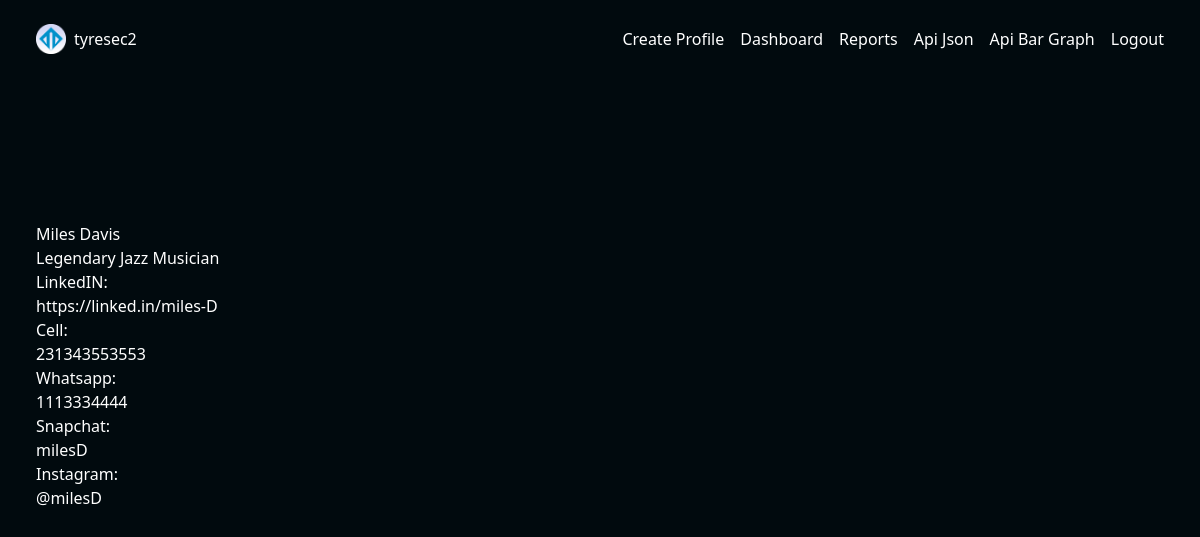
Screenshot of /profile/slug/milesD/ (signed in) with the database file from the repository.
### cardManager/models.py (models this page shows, shortened)
class Profile(models.Model):
	profile_id = models.AutoField(primary_key=True)
	owner = models.OneToOneField(Owner, on_delete=models.CASCADE, related_name='profile')
	name = models.CharField(max_length=60)
	bio = models.TextField(blank=True)
	profile_slug = models.CharField(max_length=25)
	cell = models.CharField(max_length=12, blank=True)
	linked_in = models.URLField(max_length=200, blank=True)
	snapchat = models.CharField(max_length=50, blank=True)
	profile_photo = models.ImageField(upload_to='userPhotos/profile/', blank=True)
	banner_photo = models.ImageField(upload_to='userPhotos/banners/', blank=True)
	instagram = models.CharField(max_length=50, blank=True)
	whatsapp = models.CharField(max_length=12, blank=True)
	date_created = models.DateTimeField(default=timezone.now, editable=False)
	class Meta:
		constraints = [
			UniqueConstraint(fields=['profile_slug'], name='unique_profile_slug')
		]

### cardManager/views.py (the view)
# urls.py: path('profile/slug/<str:profile_slug>/', views.ProfileDetail.as_view(), name='profile_view'),
class ProfileDetail(DetailView):
	model = Profile
	template_name = 'cardManager/profile.html'
	slug_field = 'profile_slug'
	slug_url_kwarg = 'profile_slug'

### cardManager/templates/cardManager/profile.html (shortened to what this page needs)
{% extends 'cardManager/base.html'%}
{% block content %}
	{% if profile.name %}
		<p>{{ profile.name }}</p>
	{% endif %}
	{% if profile.bio %}
		<p>{{ profile.bio }}</p>
	{% endif %}
	{% if profile.linked_in %}
		<p>LinkedIN: </p>
		<p>{{ profile.linked_in }}</p>
	{% endif %}
	{% if profile.cell %}
		<p>Cell: </p>
		<p>{{ profile.cell }}</p>
	{% endif %}
	{% if profile.whatsapp %}
		<p>Whatsapp: </p>
		<p>{{ profile.whatsapp }}</p>
	{% endif %}
	{% if profile.snapchat %}
		<p>Snapchat: </p>
		<p>{{ profile.snapchat }}</p>
	{% endif %}
	{% if profile.instagram %}
		<p>Instagram: </p>
		<p>{{ profile.instagram }}</p>
	{% endif %}
{% endblock %}

### cardManager/templates/cardManager/base.html (shortened to what this page needs)
{% load static %}
{% now "U" as tz %}
<!DOCTYPE html>
<html lang="en">
<head>
	<link rel="stylesheet" href="https://cdn.jsdelivr.net/npm/@fortawesome/fontawesome-free@6.6.0/css/fontawesome.min.css">
	<link rel="stylesheet" href="{% static "css/base.css" %}?v={{ tz }}">
	<link rel="stylesheet" href="{% static "css/cards.css" %}?v={{ tz }}">
	<link rel="stylesheet" href="{% static "css/forms.css" %}?v={{ tz }}">
	<script src="https://cdn.jsdelivr.net/npm/@tailwindcss/browser@4"></script>
</head>
<body class="min-h-[100vh] bkg-gradient text-white">
	<nav class="w-[100vw] py-6 px-9 flex justify-between items-center">
		<div class="flex gap-2 items-center" name="icon-and-navbar-header">
			<img src="{% static 'imgs/logo.png' %}" alt="" class="w-[30px] h-[30px] rounded">
			{% if request.user.is_authenticated %}
				<a href="{% url 'dashboard_view' %}" class="text-white">
					<span>{{ request.user }}</span>
				</a>
			{% else %}
				<a href="{% url 'homepage_view' %}" class="text-white">
					<span>TC Digital</span>
				</a>
			{% endif %}
		</div>
		<div class="flex gap-4" name="navbar-links">
			{% if request.user.is_authenticated %}
	            {% if user.profile %}
	           		<a href="{{ user.profile.get_absolute_url }}">
	            		View my Profile
	            	</a>
	            	<a href="{{ user.profile.get_update_url }}">
	            		Edit Profile
	            	</a>
	            {% else %}
	            	<a href="{% url 'profile_create_view' %}">Create Profile</a>
	            {% endif %}
		        <a href="{% url 'dashboard_view' %}">Dashboard</a>
		        <a href="{% url 'stats_view' %}">Reports</a>
		        <a href="{% url 'api_daily_usage_view' %}">Api Json</a>
		        <a href="{% url 'daily_usage_graph_png_view' %}">Api Bar Graph</a>
		        <form action="{% url 'logout_view' %}" method="post">
		        	<input type="submit" value="Logout"/>
		        </form>
	        {% else %}
	        	<a href="{% url 'login_view' %}">Login</a>
	        	<a href="{% url 'signup_view' %}">Create Account</a>
	        {% endif %}
	    </div>
	</nav>
	<div class="w-full py-18 px-6">
	</div>
	<div class="@container px-9">
		{% block content %}
		{% endblock %}
	</div>
</body>
</html>

### static/css/base.css (style rules this page uses)
:root { --color-main:#0091CA; --color-main-dark:#010a0e; --color-secondary:; --color-secondary-dark:; --color-input-bkg:#081b2b66; --color-danger:red; --color-input-border:#1f719340; --color-contrast-container:#151c3057; --color-bkg:#010a0e; --color-bkg-transparent:#010a0ebb; }
.bkg-gradient { background:var(--color-bkg); }

### static/css/forms.css (style rules this page uses)
input::placeholder { color: grey; font-style: italic; }

### rows the page displays
Profile: name "Miles Davis", bio "Legendary Jazz Musician", linked_in "https://linked.in/miles-D", cell "231343553553", whatsapp "1113334444", snapchat "milesD", instagram "@milesD"

### other values shown
{{ request.user }} "tyresec2"
